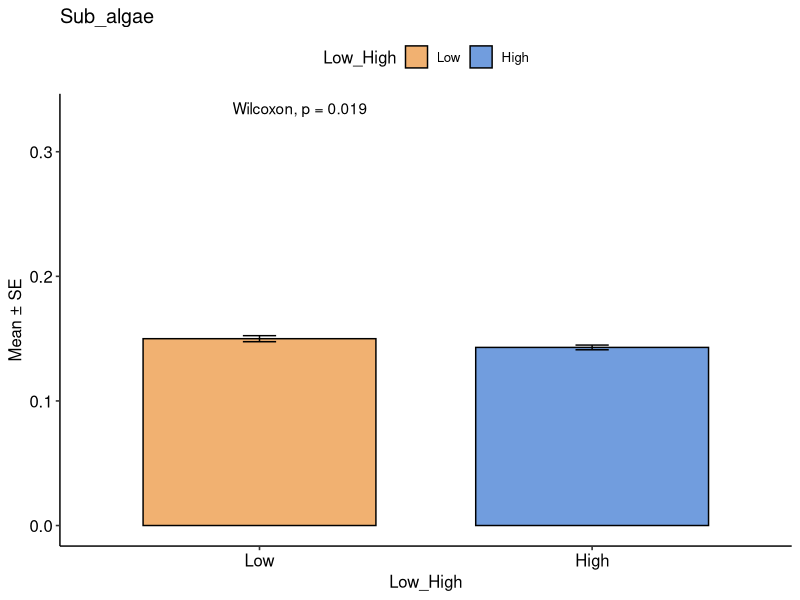
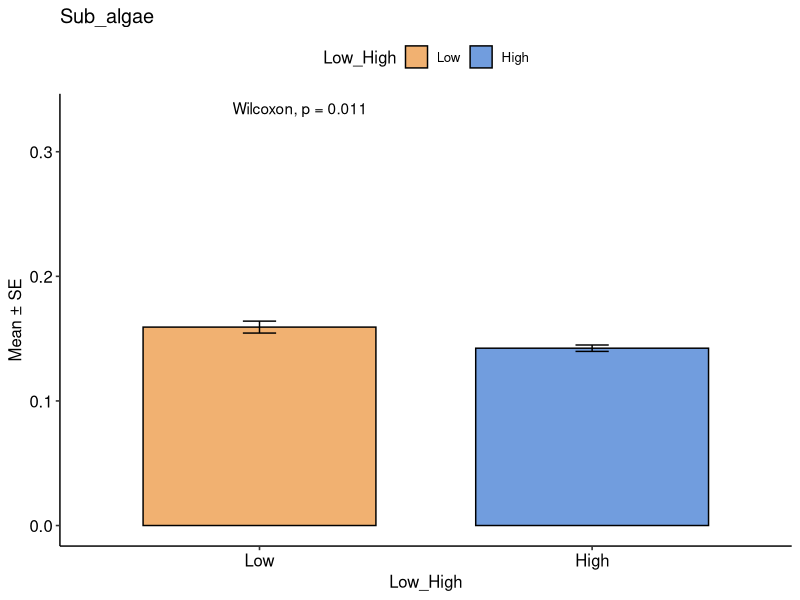
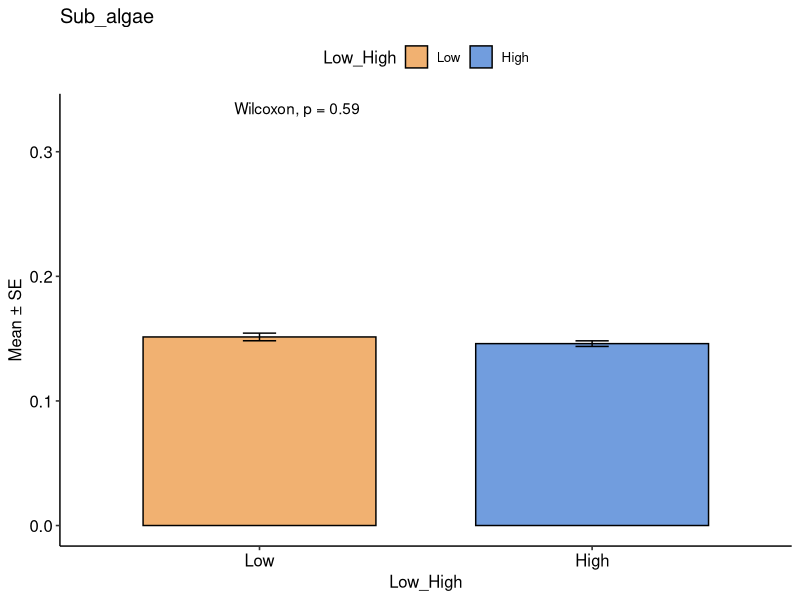
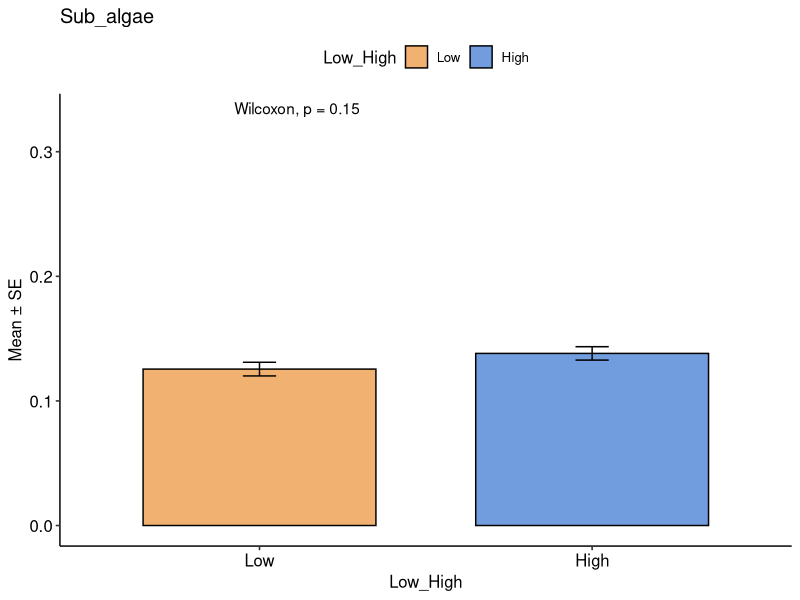
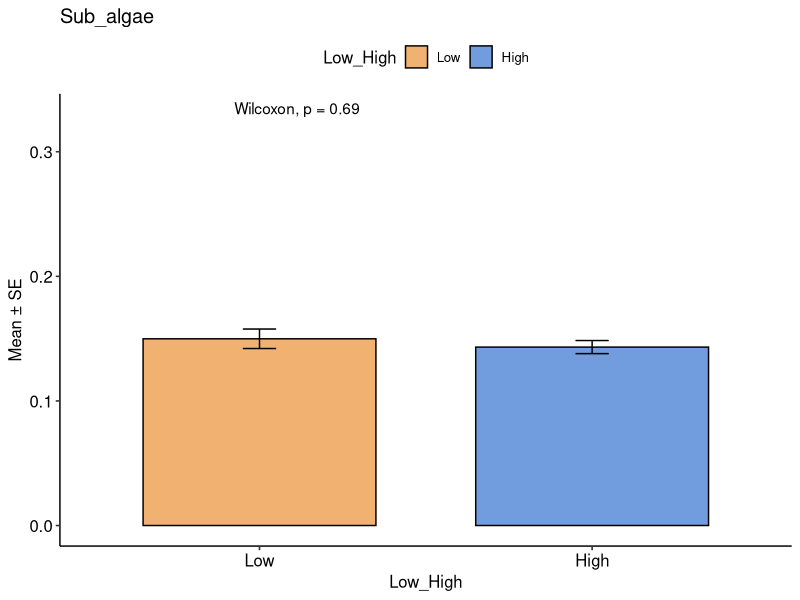
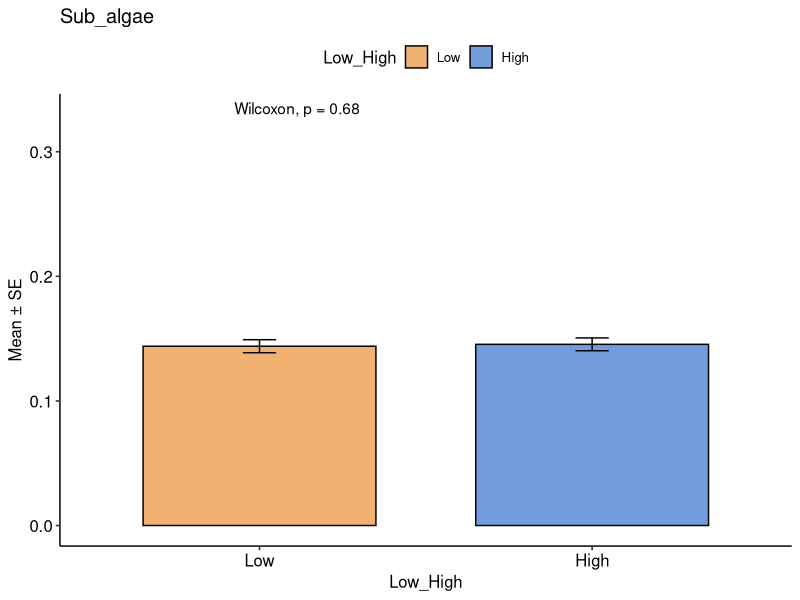
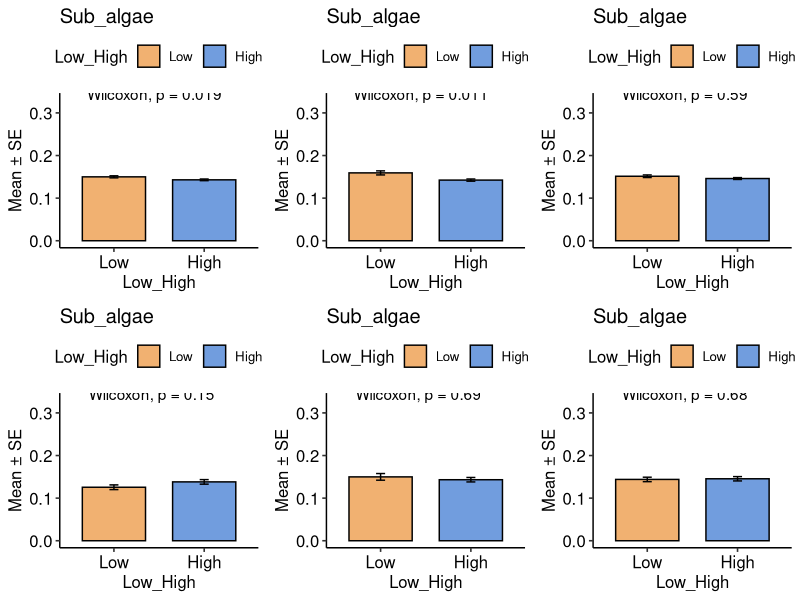
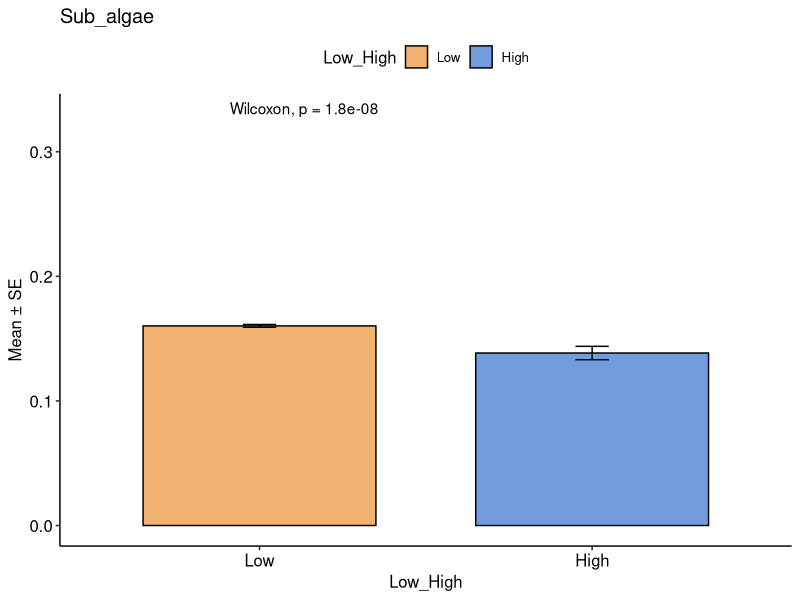

The R script that drew these images, in order:
library(openxlsx)
library(dplyr)
library(ggplot2)
library(ggpubr)
library(patchwork)
library(tidyr)

Sub_data <- read.xlsx('Temperate and subtropical merge 20240829.xlsx',sheet = 'Subtropical')
Tem_data <- read.xlsx('Temperate and subtropical merge 20240829.xlsx',sheet = 'Temperate')

Sub_algae <- subset(Sub_data,new_group=='Algae & Algae')
Sub_algae_cya <- subset(Sub_data,new_group=='Algae & Cyanobacteria')
Sub_algae_zoo <- subset(Sub_data,new_group=='Algae & Cladocera'|new_group=='Algae & Copepod'|new_group=='Algae & Rotifer')
Sub_cya <- subset(Sub_data,new_group=='Cyanobacteria & Cyanobacteria')
Sub_cya_zoo <- subset(Sub_data,new_group=='Cyanobacteria & Cladocera'|new_group=='Cyanobacteria & Copepod'|new_group=='Cyanobacteria & Rotifer')
Sub_zoo <- subset(Sub_data,new_group=='Copepod & Rotifer'|
                           new_group=='Rotifer & Rotifer'|
                           new_group=='Cladocera & Rotifer'|
                           new_group=='Cladocera & Cladocera'|
                           new_group=='Cladocera & Copepod'|
                           new_group=='Copepod & Copepod')

Tem_algae <- subset(Tem_data,new_group=='Algae & Algae')
Tem_algae_cya <- subset(Tem_data,new_group=='Algae & Cyanobacteria')
Tem_algae_zoo <- subset(Tem_data,new_group=='Algae & Cladocera'|new_group=='Algae & Copepod'|new_group=='Algae & Rotifer')
Tem_cya <- subset(Tem_data,new_group=='Cyanobacteria & Cyanobacteria')
Tem_cya_zoo <- subset(Tem_data,new_group=='Cyanobacteria & Cladocera'|new_group=='Cyanobacteria & Copepod'|new_group=='Cyanobacteria & Rotifer')
Tem_zoo <- subset(Tem_data,new_group=='Copepod & Rotifer'|
                    new_group=='Rotifer & Rotifer'|
                    new_group=='Cladocera & Rotifer'|
                    new_group=='Cladocera & Cladocera'|
                    new_group=='Copepod & Cladocera'|
                    new_group=='Cladocera & Copepod'|
                    new_group=='Copepod & Copepod')

df1 <- Sub_algae
df1$Low_High <- factor(df1$Low_High, levels = c("Low", "High"))
plot1 <- ggbarplot(df1, x = "Low_High", y = "abs",
                   add = "mean_se",
                   fill = "Low_High",
                   palette = c("Low" = "#F1B171", "High" = "#719DDE"),
                   ylab = "Mean ± SE", xlab = NULL,
                   title = "Sub_algae") +
  stat_compare_means(method = "wilcox.test", label.y = 0.33) +
  theme_pubr()
plot1


df2 <- Sub_algae_cya
df2$Low_High <- factor(df2$Low_High, levels = c("Low", "High"))
plot2 <- ggbarplot(df2, x = "Low_High", y = "abs",
                   add = "mean_se",
                   fill = "Low_High",
                   palette = c("Low" = "#F1B171", "High" = "#719DDE"),
                   ylab = "Mean ± SE", xlab = NULL,
                   title = "Sub_algae") +
  stat_compare_means(method = "wilcox.test", label.y = 0.33) +
  theme_pubr()
plot2


df3 <- Sub_algae_zoo
df3$Low_High <- factor(df3$Low_High, levels = c("Low", "High"))
plot3 <- ggbarplot(df3, x = "Low_High", y = "abs",
                   add = "mean_se",
                   fill = "Low_High",
                   palette = c("Low" = "#F1B171", "High" = "#719DDE"),
                   ylab = "Mean ± SE", xlab = NULL,
                   title = "Sub_algae") +
  stat_compare_means(method = "wilcox.test", label.y = 0.33) +
  theme_pubr()
plot3


df4 <- Sub_cya
df4$Low_High <- factor(df4$Low_High, levels = c("Low", "High"))
plot4 <- ggbarplot(df4, x = "Low_High", y = "abs",
                   add = "mean_se",
                   fill = "Low_High",
                   palette = c("Low" = "#F1B171", "High" = "#719DDE"),
                   ylab = "Mean ± SE", xlab = NULL,
                   title = "Sub_algae") +
  stat_compare_means(method = "wilcox.test", label.y = 0.33) +
  theme_pubr()
plot4


df5 <- Sub_cya_zoo
df5$Low_High <- factor(df5$Low_High, levels = c("Low", "High"))
plot5 <- ggbarplot(df5, x = "Low_High", y = "abs",
                   add = "mean_se",
                   fill = "Low_High",
                   palette = c("Low" = "#F1B171", "High" = "#719DDE"),
                   ylab = "Mean ± SE", xlab = NULL,
                   title = "Sub_algae") +
  stat_compare_means(method = "wilcox.test", label.y = 0.33) +
  theme_pubr()
plot5


df6 <- Sub_zoo
df6$Low_High <- factor(df6$Low_High, levels = c("Low", "High"))
plot6 <- ggbarplot(df6, x = "Low_High", y = "abs",
                   add = "mean_se",
                   fill = "Low_High",
                   palette = c("Low" = "#F1B171", "High" = "#719DDE"),
                   ylab = "Mean ± SE", xlab = NULL,
                   title = "Sub_algae") +
  stat_compare_means(method = "wilcox.test", label.y = 0.33) +
  theme_pubr()
plot6

ggarrange(plot1,  plot2,  plot3,
          plot4,  plot5,  plot6,
          ncol = 3, nrow = 2, widths = c(1, 1, 1))



df7 <- Tem_algae
df7$Low_High <- factor(df7$Low_High, levels = c("Low", "High"))
plot7 <- ggbarplot(df7, x = "Low_High", y = "abs",
                   add = "mean_se",
                   fill = "Low_High",
                   palette = c("Low" = "#F1B171", "High" = "#719DDE"),
                   ylab = "Mean ± SE", xlab = NULL,
                   title = "Sub_algae") +
  stat_compare_means(method = "wilcox.test", label.y = 0.33) +
  theme_pubr()
plot7


df8 <- Tem_algae_cya
df8$Low_High <- factor(df8$Low_High, levels = c("Low", "High"))
plot8 <- ggbarplot(df8, x = "Low_High", y = "abs",
                   add = "mean_se",
                   fill = "Low_High",
                   palette = c("Low" = "#F1B171", "High" = "#719DDE"),
                   ylab = "Mean ± SE", xlab = NULL,
                   title = "Sub_algae") +
  stat_compare_means(method = "wilcox.test", label.y = 0.33) +
  theme_pubr()
plot8


df9 <- Tem_algae_zoo
df9$Low_High <- factor(df9$Low_High, levels = c("Low", "High"))
plot9 <- ggbarplot(df9, x = "Low_High", y = "abs",
                   add = "mean_se",
                   fill = "Low_High",
                   palette = c("Low" = "#F1B171", "High" = "#719DDE"),
                   ylab = "Mean ± SE", xlab = NULL,
                   title = "Sub_algae") +
  stat_compare_means(method = "wilcox.test", label.y = 0.33) +
  theme_pubr()
plot9


df10 <- Tem_cya
df10$Low_High <- factor(df10$Low_High, levels = c("Low", "High"))
plot10 <- ggbarplot(df10, x = "Low_High", y = "abs",
                   add = "mean_se",
                   fill = "Low_High",
                   palette = c("Low" = "#F1B171", "High" = "#719DDE"),
                   ylab = "Mean ± SE", xlab = NULL,
                   title = "Sub_algae") +
  stat_compare_means(method = "wilcox.test", label.y = 0.33) +
  theme_pubr()
plot10


df11 <- Tem_cya_zoo
df11$Low_High <- factor(df11$Low_High, levels = c("Low", "High"))
plot11 <- ggbarplot(df11, x = "Low_High", y = "abs",
                   add = "mean_se",
                   fill = "Low_High",
                   palette = c("Low" = "#F1B171", "High" = "#719DDE"),
                   ylab = "Mean ± SE", xlab = NULL,
                   title = "Sub_algae") +
  stat_compare_means(method = "wilcox.test", label.y = 0.33) +
  theme_pubr()
plot11


df12 <- Tem_zoo
df12$Low_High <- factor(df12$Low_High, levels = c("Low", "High"))
plot12 <- ggbarplot(df12, x = "Low_High", y = "abs",
                   add = "mean_se",
                   fill = "Low_High",
                   palette = c("Low" = "#F1B171", "High" = "#719DDE"),
                   ylab = "Mean ± SE", xlab = NULL,
                   title = "Sub_algae") +
  stat_compare_means(method = "wilcox.test", label.y = 0.33) +
  theme_pubr()
plot12

ggarrange(plot7,  plot8,  plot9,
          plot10,  plot11,  plot12,
          ncol = 3, nrow = 2, widths = c(1, 1, 1))
